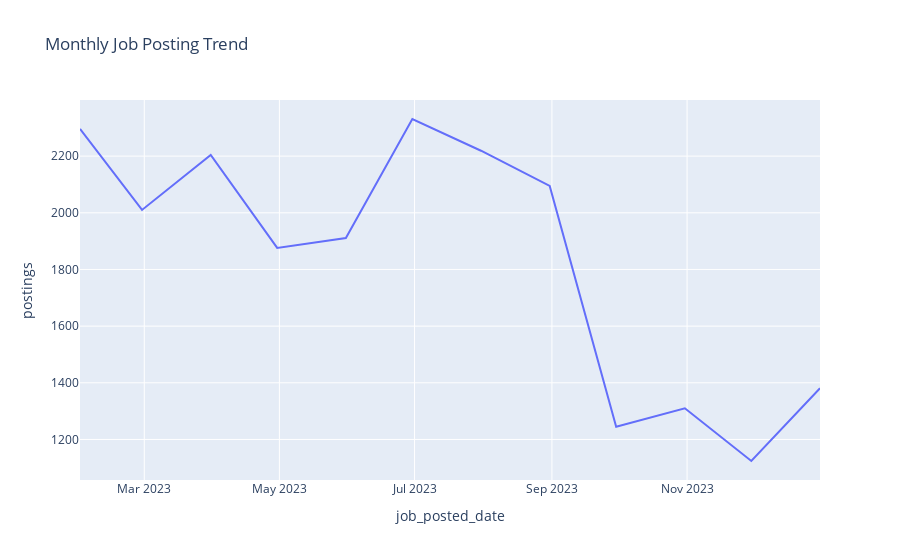

Notebook code for this chart:
### Code cell
if 'job_posted_date' in df.columns:
    monthly = (df
        .set_index('job_posted_date')
        .resample('M')['salary_year_avg']
        .count()
        .rename('postings')
        .reset_index())

    fig = px.line(monthly, x='job_posted_date', y='postings',
                  title='Monthly Job Posting Trend')
    fig.show()

### Figure 1 — Plotly figure (JSON) as saved in the notebook; plotly's stock layout.template omitted (floating-point values rounded to 4 significant figures)
{"data": [{"hovertemplate": "job_posted_date=%{x}<br>postings=%{y}<extra></extra>", "legendgroup": "", "line": {"color": "#636efa", "dash": "solid"}, "marker": {"symbol": "circle"}, "mode": "lines", "name": "", "orientation": "v", "showlegend": false, "type": "scatter", "x": ["2023-01-31T00:00:00", "2023-02-28T00:00:00", "2023-03-31T00:00:00", "2023-04-30T00:00:00", "2023-05-31T00:00:00", "2023-06-30T00:00:00", "2023-07-31T00:00:00", "2023-08-31T00:00:00", "2023-09-30T00:00:00", "2023-10-31T00:00:00", "2023-11-30T00:00:00", "2023-12-31T00:00:00"], "xaxis": "x", "y": [2296, 2010, 2204, 1876, 1911, 2331, 2219, 2095, 1245, 1310, 1124, 1381], "yaxis": "y"}], "layout": {"legend": {"tracegroupgap": 0}, "title": {"text": "Monthly Job Posting Trend"}, "xaxis": {"anchor": "y", "domain": [0, 1], "title": {"text": "job_posted_date"}}, "yaxis": {"anchor": "x", "domain": [0, 1], "title": {"text": "postings"}}}}
